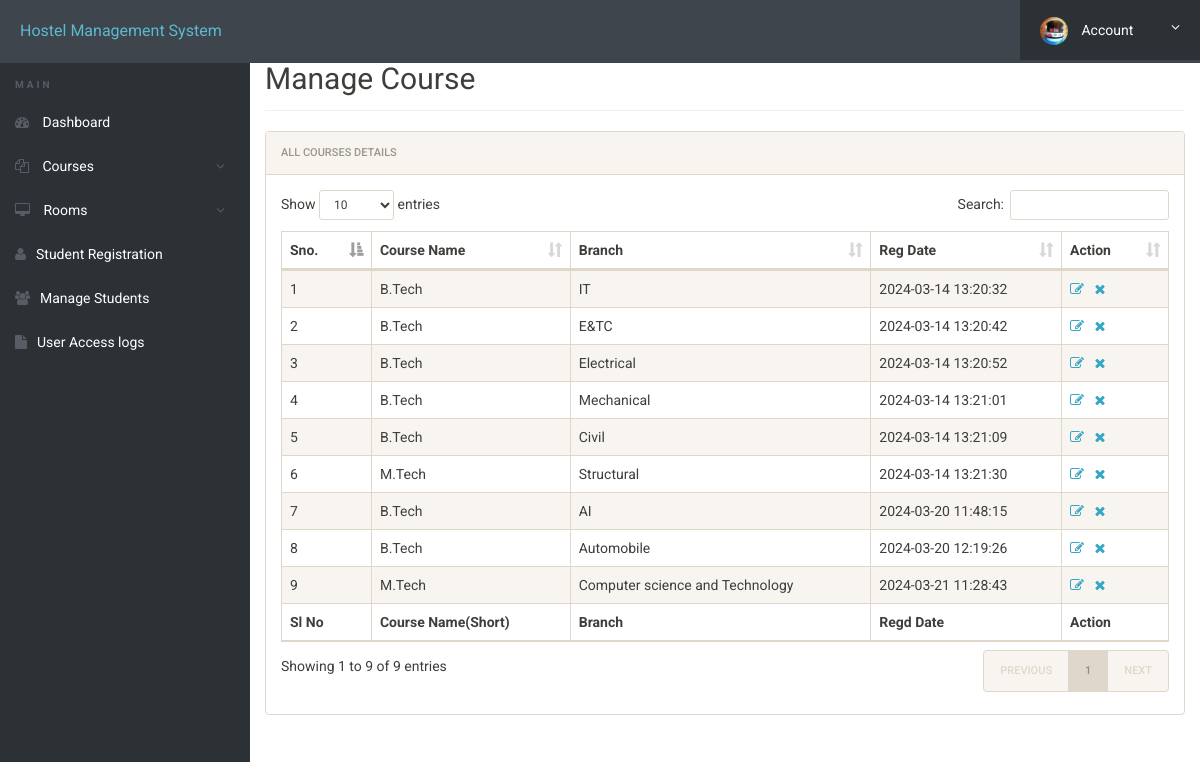
Page /hostel/rector/manage-courses.php (signed in) on the committed database.
### tables this page shows
CREATE TABLE IF NOT EXISTS `courses` (
  `id` int NOT NULL AUTO_INCREMENT,
  `course_code` varchar(255) DEFAULT NULL,
  `course_sn` varchar(255) DEFAULT NULL,
  `course_fn` varchar(255) DEFAULT NULL,
  `posting_date` timestamp NULL DEFAULT CURRENT_TIMESTAMP,
  PRIMARY KEY (`id`)
);

### hostel/rector/manage-courses.php (the view, shortened to what this page needs)
<?php
include('includes/config.php');
?>
<!doctype html>
<html lang="en" class="no-js">
<head>
	<link rel="stylesheet" href="css/font-awesome.min.css">
	<link rel="stylesheet" href="css/bootstrap.min.css">
	<link rel="stylesheet" href="css/dataTables.bootstrap.min.css">
	<link rel="stylesheet" href="css/bootstrap-social.css">
	<link rel="stylesheet" href="css/bootstrap-select.css">
	<link rel="stylesheet" href="css/fileinput.min.css">
	<link rel="stylesheet" href="css/awesome-bootstrap-checkbox.css">
	<link rel="stylesheet" href="css/style.css">
</head>
<body>
	<?php include('includes/header.php');?>
	<div class="ts-main-content">
			<?php include('includes/sidebar.php');?>
		<div class="content-wrapper">
			<div class="container-fluid">
				<div class="row">
					<div class="col-md-12">
						<h2 class="page-title" style="margin-top:4%">Manage Course</h2>
						<div class="panel panel-default">
							<div class="panel-heading">All Courses Details</div>
							<div class="panel-body">
								<table id="zctb" class="display table table-striped table-bordered table-hover" cellspacing="0" width="100%">
									<thead>
										<tr>
											<th>Sno.</th>
											<th>Course Name</th>
											<th>Branch</th>
											<th>Reg Date </th>
											<th>Action</th>
										</tr>
									</thead>
									<tfoot>
										<tr>
											<th>Sl No</th>
											<th>Course Name(Short)</th>
											<th>Branch</th>
											<th>Regd Date</th>
											<th>Action</th>										</tr>
									</tfoot>
									<tbody>
<?php
$ret="select * from courses";
$stmt= $mysqli->prepare($ret) ;
$stmt->execute() ;
$res=$stmt->get_result();
$cnt=1;
while($row=$res->fetch_object())
	  {
	  	?>
<tr><td><?php echo $cnt;;?></td>
<td><?php echo $row->course_sn;?></td>
<td><?php echo $row->course_fn;?></td>
<td><?php echo $row->posting_date;?></td>
<td><a href="edit-course.php?id=<?php echo $row->id;?>"><i class="fa fa-edit"></i></a>&nbsp;&nbsp;
<a href="manage-courses.php?del=<?php echo $row->id;?>" onclick="return confirm("Do you want to delete");"><i class="fa fa-close"></i></a></td>
										</tr>
									<?php
$cnt=$cnt+1;
									 } ?>
									</tbody>
								</table>
							</div>
						</div>
					</div>
				</div>
			</div>
		</div>
	</div>
</body>
</html>

### hostel/rector/includes/header.php (shortened to what this page needs)
<div class="brand clearfix">
		<a href="#" class="logo" style="font-size:16px;">Hostel Management System</a>
		<ul class="ts-profile-nav">
		<li class="ts-account">
				<a href="#"><img src="img/ts-avatar.jpg" class="ts-avatar hidden-side" alt=""> Account <i class="fa fa-angle-down hidden-side"></i></a>
			</li>
		</ul>
	</div>

### hostel/rector/includes/sidebar.php (shortened to what this page needs)
<nav class="ts-sidebar">
			<ul class="ts-sidebar-menu">
				<li class="ts-label">Main</li>
				<li><a href="dashboard.php"><i class="fa fa-dashboard"></i> Dashboard</a></li>
					<li><a href="#"><i class="fa fa-files-o"></i> Courses</a>
				</li>
					<li><a href="#"><i class="fa fa-desktop"></i> Rooms</a>
				</li>
				<li><a href="registration.php"><i class="fa fa-user"></i>Student Registration</a></li>
				<li><a href="manage-students.php"><i class="fa fa-users"></i>Manage Students</a></li>
				<li><a href="access-log.php"><i class="fa fa-file"></i>User Access logs</a></li>
		</nav>

### hostel/rector/css/style.css (style rules this page uses)
html { font-size: 14px; }
@media only screen and (min-width: 480px) { html { font-size: 17px; } }
@media only screen and (min-width: 768px) { html { font-size: 14px; } }
body { font-size: 1em; }
a { color: #37a6c4; }
.panel { overflow: hidden; }
ul, li { margin: 0; padding: 0; list-style: none; }
.page-title { padding-bottom: 15px; margin-bottom: 20px; border-bottom: 1px solid #f0f0f0; }
.brand { background: #3e454c; position: relative; z-index: 3; position: fixed; width: 100%; top: 0; }
.brand .logo { box-sizing: border-box; padding: 20px; float: left; display: block; width: 200px; }
@media only screen and (min-width: 992px) { .brand .logo { width: 250px; } }
.brand .ts-profile-nav { float: right; display: none; }
.brand .ts-profile-nav li { float: left; position: relative; }
.brand .ts-profile-nav li a { display: block; padding: 20px; color: #fff; }
.brand .ts-profile-nav .ts-account .fa-angle-down { float: right; }
.brand .ts-profile-nav .ts-account > a { width: 180px; background: #2c3136; }
.brand .ts-profile-nav .ts-account .ts-avatar { border-radius: 50%; height: 28px; margin: -10px 0; margin-right: 10px; }
@media only screen and (min-width: 992px) { .brand .ts-profile-nav { display: block; } }
.ts-sidebar { background: #2c3136; max-height: 0; transition: max-height 0.3s; overflow: hidden; position: fixed; z-index: 2; width: 100%; bottom: 0; top: 60px; overflow-y: auto; }
@media only screen and (min-width: 992px) { .ts-sidebar { max-height: 100%; bottom: 0; } }
.ts-sidebar-menu .ts-label { color: #585c64; font-weight: bold; padding: 8px 15px; text-transform: uppercase; font-size: 10px; letter-spacing: 3px; margin-top: 10px; }
.ts-sidebar-menu a { display: block; text-decoration: none; padding: 12px 15px; color: #fff; }
.ts-sidebar-menu li { position: relative; }
.ts-sidebar-menu li i { color: #585c64; margin-right: 10px; }
.ts-main-content .content-wrapper { padding-top: 15px; margin-top: 10px; }
@media only screen and (min-width: 992px) { .ts-main-content .ts-sidebar { width: 250px; float: left; } }
@media only screen and (min-width: 992px) { .ts-main-content .content-wrapper { margin-left: 250px; } }

### rows in the picture
courses: course_sn "B.Tech", course_fn "IT", posting_date "2024-03-14 13:20:32"
courses: course_sn "B.Tech", course_fn "E&TC", posting_date "2024-03-14 13:20:42"
courses: course_sn "B.Tech", course_fn "Electrical", posting_date "2024-03-14 13:20:52"
courses: course_sn "B.Tech", course_fn "Mechanical", posting_date "2024-03-14 13:21:01"
courses: course_sn "B.Tech", course_fn "Civil", posting_date "2024-03-14 13:21:09"
courses: course_sn "M.Tech", course_fn "Structural", posting_date "2024-03-14 13:21:30"
courses: course_sn "B.Tech", course_fn "AI", posting_date "2024-03-20 11:48:15"
courses: course_sn "B.Tech", course_fn "Automobile", posting_date "2024-03-20 12:19:26"
courses: course_sn "M.Tech", course_fn "Computer science and Technology", posting_date "2024-03-21 11:28:43"
